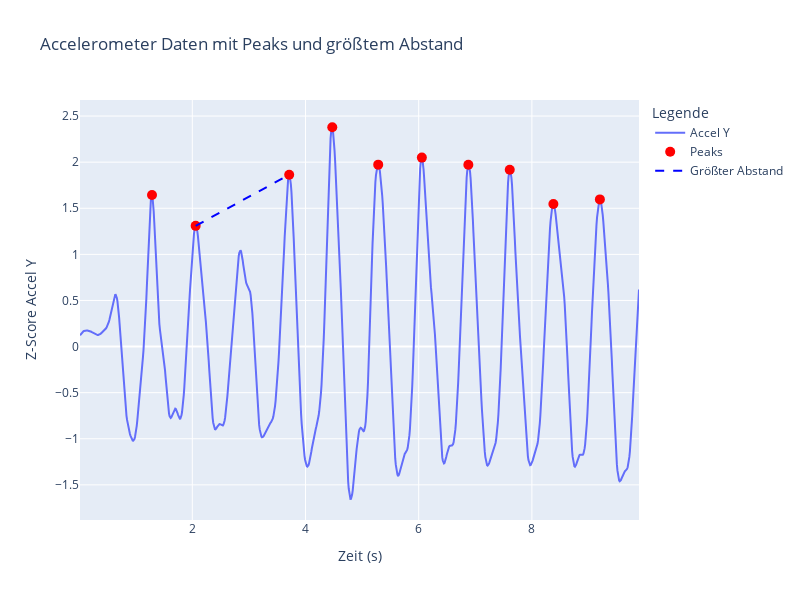

The notebook cell this image was saved under:
### Code cell
j_peaks, _ = find_peaks(filtered_df_j_z['Z_Score_Y'], prominence=2)

peak_distances = np.diff(j_peaks)

j_max_distance = np.max(peak_distances)

plot_peaks(filtered_df_j_z, j_peaks)

### Figure 1 — Plotly figure (JSON) as saved in the notebook; plotly's stock layout.template omitted (floating-point values rounded to 4 significant figures; data arrays with more than 128 entries replaced by an {"elided": "..."} marker saying what was removed)
{"data": [{"mode": "lines", "name": "Accel Y", "type": "scatter", "x": {"elided": "987 float values"}, "y": {"elided": "987 float values"}}, {"marker": {"color": "red", "size": 10}, "mode": "markers", "name": "Peaks", "type": "scatter", "x": [1.288, 2.059, 3.712, 4.473, 5.285, 6.056, 6.877, 7.609, 8.38, 9.201], "y": [1.643, 1.309, 1.863, 2.379, 1.973, 2.05, 1.973, 1.917, 1.546, 1.596]}, {"line": {"color": "blue", "dash": "dash", "width": 2}, "mode": "lines", "name": "Größter Abstand", "type": "scatter", "x": [2.059, 3.712], "y": [1.309, 1.863]}], "layout": {"height": 600, "legend": {"title": {"text": "Legende"}}, "title": {"text": "Accelerometer Daten mit Peaks und größtem Abstand"}, "width": 800, "xaxis": {"title": {"text": "Zeit (s)"}}, "yaxis": {"title": {"text": "Z-Score Accel Y"}}}}
